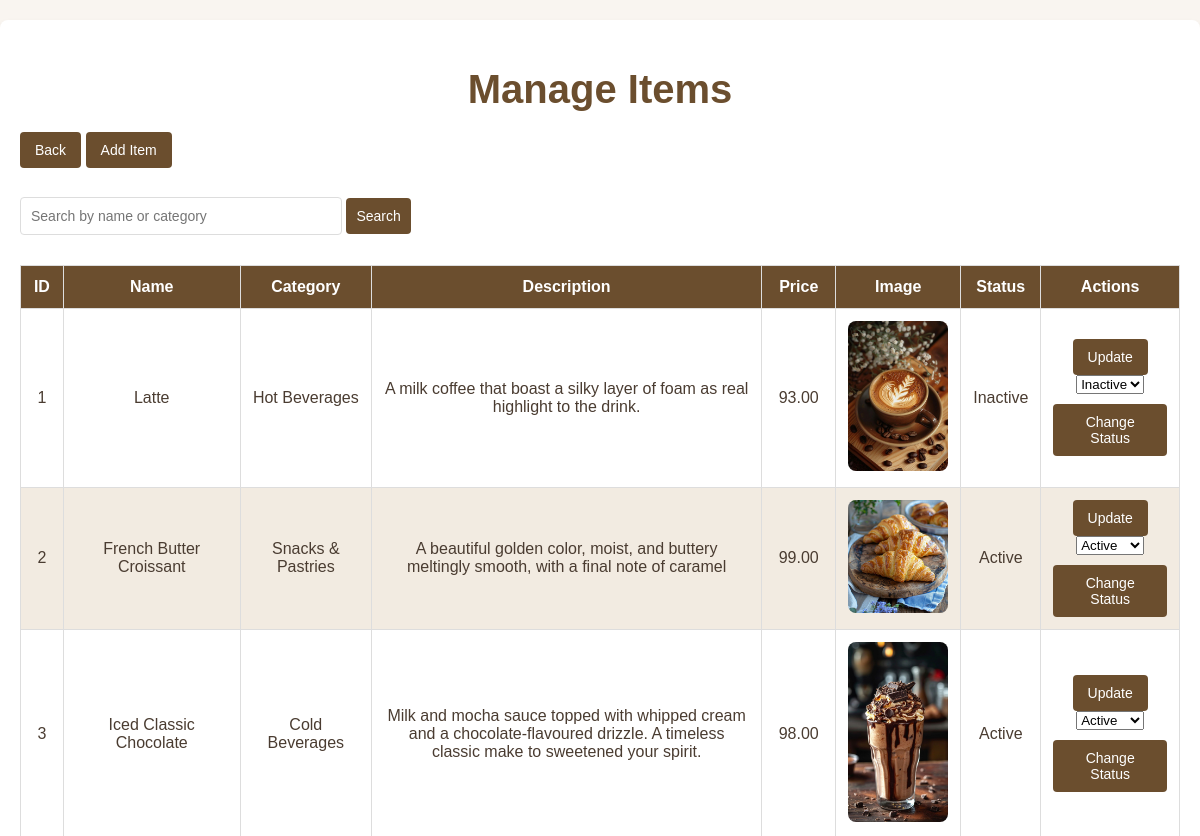
The app's page /admin/manage_orders.php (upper part), older data.
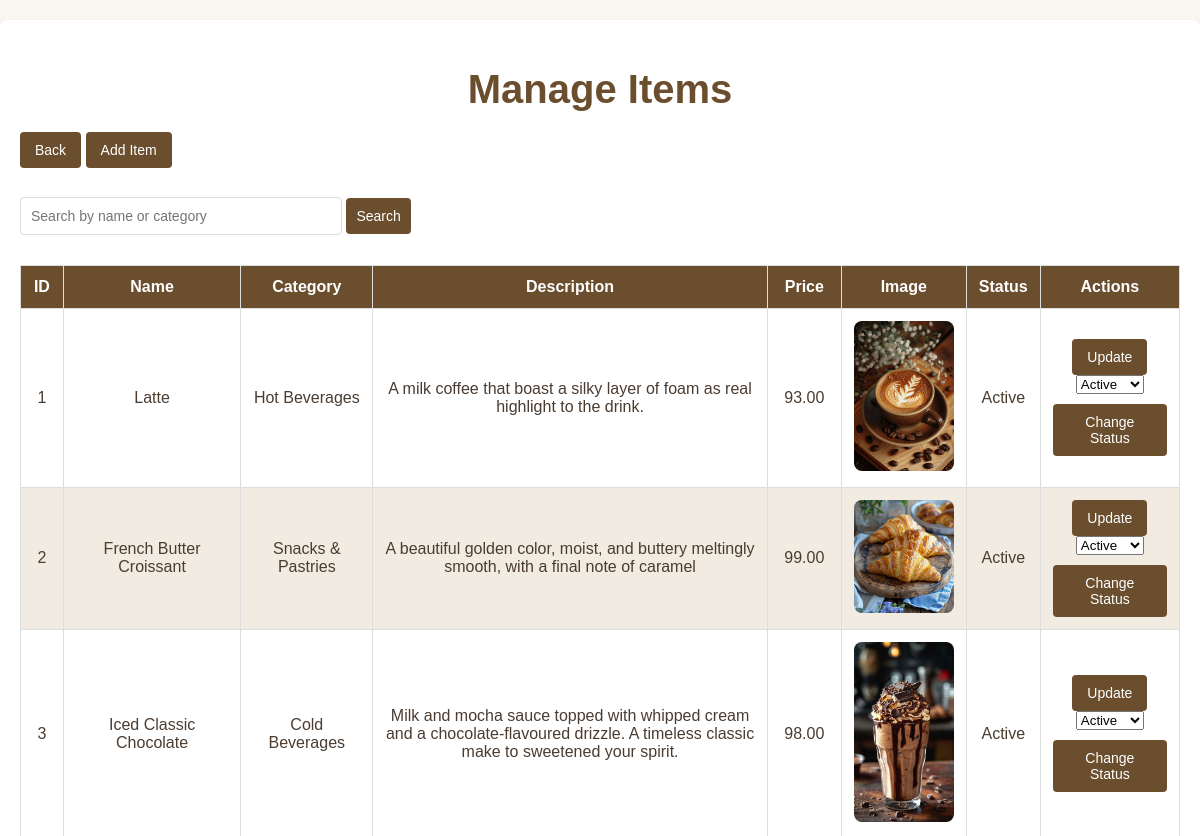
The same page, newer data.
### tables this page shows
CREATE TABLE `menu_items` (
  `item_id` int(11) NOT NULL,
  `item_name` varchar(255) NOT NULL,
  `item_category` varchar(100) NOT NULL,
  `item_desc` varchar(255) NOT NULL,
  `item_price` decimal(10,2) NOT NULL,
  `item_image` varchar(255) DEFAULT NULL,
  `status` enum('Active','Inactive') NOT NULL
);

### admin/manage_orders.php (the view, shortened to what this page needs)
<?php
include '../db_config.php';
?>
<!DOCTYPE html>
<html lang="en">
<head>
</head>
<body>
    <div class="container">
        <h1>Manage Items</h1>
        <a href="index.php" class="btn-back">Back</a>
        <a href="#haha" class="btn-back">Add Item</a>
        <form method="GET" style="margin-bottom: 20px;">
            <input type="text" name="search" placeholder="Search by name or category"
                value="<?php echo isset($_GET['search']) ? htmlspecialchars($_GET['search']) : ''; ?>"
                style="padding: 10px; width: 300px; border: 1px solid #ddd; border-radius: 4px;">
            <button type="submit" style="padding: 10px; background-color: #6b4e2e; color: #fff; border: none; border-radius: 4px; cursor: pointer;">
                Search
            </button>
        </form>
<table>
    <thead>
        <tr>
            <th>ID</th>
            <th>Name</th>
            <th>Category</th>
            <th>Description</th>
            <th>Price</th>
            <th>Image</th>
            <th>Status</th>
            <th>Actions</th>
        </tr>
    </thead>
    <tbody>
    <?php
    $sql = "SELECT * FROM menu_items";
    if (isset($_GET['search']) && !empty($_GET['search'])) {
        $search = htmlspecialchars($_GET['search']);
        $sql .= " WHERE item_name LIKE :search OR item_category LIKE :search";
        $stmt = $conn->prepare($sql);
        $stmt->execute([':search' => "%$search%"]);
    } else {
        $stmt = $conn->query($sql);
    }
    if ($stmt->rowCount() > 0) {
        while ($row = $stmt->fetch(PDO::FETCH_ASSOC)) {
            echo "<tr>
                    <td>{$row['item_id']}</td>
                    <td>{$row['item_name']}</td>
                    <td>{$row['item_category']}</td>
                    <td>{$row['item_desc']}</td>
                    <td>{$row['item_price']}</td>
                    <td><img src='images/{$row['item_image']}'></td>
                    <td>{$row['status']}</td>
                    <td>
                        <button onclick=\"openUpdateModal(
                            '{$row['item_id']}',
                            '{$row['item_name']}',
                            '{$row['item_category']}',
                            '{$row['item_desc']}',
                            '{$row['item_price']}'
                        )\">Update</button>
                        <form action='' method='get'>
                            <select name='status'>
                                <option value='Active' ".($row['status'] == 'Active' ? 'selected' : '').">Active</option>
                                <option value='Inactive' ".($row['status'] == 'Inactive' ? 'selected' : '').">Inactive</option>
                            </select>
                            <input type='hidden' name='item_id' value='{$row['item_id']}'>
                            <button type='submit' class='status-btn'>Change Status</button>
                        </form>
                    </td>
                </tr>";
        }
    } else {
        echo "<tr><td colspan='8'>No items found</td></tr>";
    }
    ?>
    </tbody>
</table>
    </div>
</body>
</html>

Row changes from the older to the newer data that the page shows:
changed menu_items "Latte": status "Inactive" → "Active"
